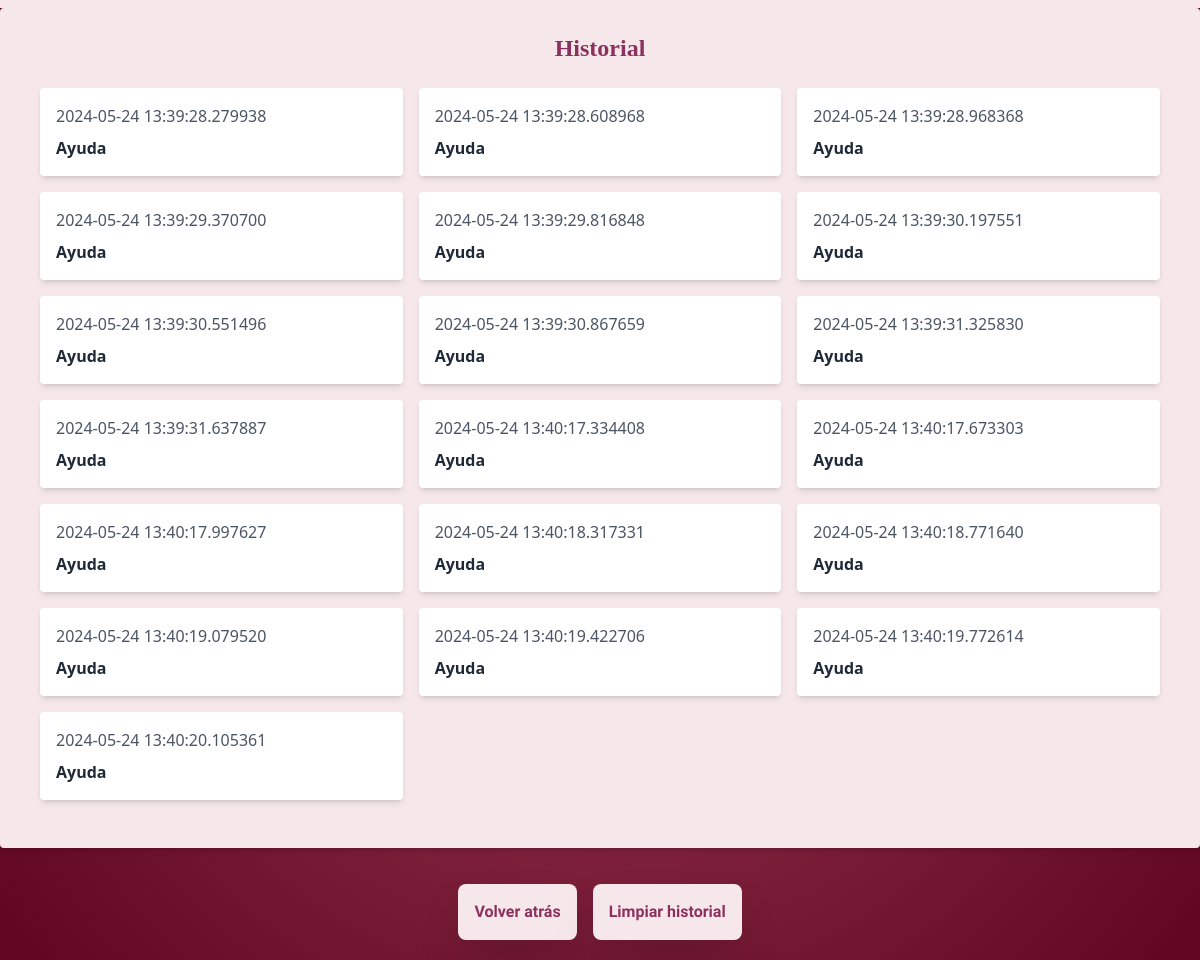
The app's page /historial (signed in) with its own data.
### models.py (models this page shows, shortened)
class HabitosCompletados(db.Model):
    id_habitos_completados = db.Column(db.Integer, primary_key=True)
    id_usuario = db.Column(db.Integer, db.ForeignKey("usuarios.id_usuario"), nullable=False)
    id_habito_personalizado = db.Column(db.Integer, db.ForeignKey("habitos_personalizados.id_habitos_personalizados"), nullable=True)
    fecha_completado = db.Column(db.DateTime, nullable=False, default=datetime.date)

class HabitosPersonalizados(db.Model):
    id_habitos_personalizados = db.Column(db.Integer, primary_key=True)
    habito_nombre = db.Column(db.String, nullable=False)
    id_usuario = db.Column(db.Integer, db.ForeignKey("usuarios.id_usuario"), nullable=False)

### app.py (the view)
@app.route('/historial')
def historial_habitos():
    id_usuario = session.get("id_usuario") # Obtener el ID
    if not id_usuario: # Si no hay un usuario en sesión, redirigir a la página de inicio de sesión
        return redirect(url_for('iniciar_sesion'))
    usuario = Usuarios.query.get(id_usuario) # Obtener los datos del usuario
    habitos_completados = db.session.query(HabitosCompletados, HabitosPersonalizados)\
                        .join(HabitosPersonalizados, HabitosCompletados.id_habito_personalizado == HabitosPersonalizados.id_habitos_personalizados)\
                        .filter(HabitosCompletados.id_usuario == id_usuario).all()
    return render_template("historial.html", usuario=usuario, habitos_completados=habitos_completados)

### templates/historial.html (shortened to what this page needs)
<!DOCTYPE html>
<html lang="es">
<head>
    <script src="https://cdn.tailwindcss.com"></script>
    <link href="https://fonts.cdnfonts.com/css/gorilla" rel="stylesheet">
</head>
<body class="border-t-8 border-[#F6E8EA] flex flex-col items-center justify-center min-h-screen bg-[radial-gradient(circle_at_center,_var(--tw-gradient-stops))] from-[#993A55] to-[#5f051f]">
    <div class="bg-[#F6E8EA] shadow-md rounded px-8 pt-6 pb-8 mb-4">
        <h1 style="font-family:gorilla" class="text-2xl font-bold mb-6 text-center text-[#8c315d]">Historial</h1>
        {% if habitos_completados %}
        <div class="flex flex-wrap justify-start">
            {% for habito_completado, habito_personalizado in habitos_completados %}
            <div class="w-full md:w-1/2 lg:w-1/3 xl:w-1/4 px-2 mb-4">
                <div class="bg-white rounded shadow-md p-4">
                    <p class="text-gray-600 mb-2">{{ habito_completado.fecha_completado }}</p>
                    <p class="text-gray-800 font-bold">{{ habito_personalizado.habito_nombre }}</p>
                </div>
            </div>
            {% endfor %}
        </div>
        {% else %}
        <p class="text-center text-gray-700">No hay hábitos completados aún.</p>
        {% endif %}
    </div>
    <footer class="flex space-x-4 m-5">
        <a href="pagina_principal" style="font-family: Roboto Condensed;" class="text-[#8c315d] p-4 bg-[#F6E8EA] font-bold rounded-lg shadow-2xl hover:bg-[#E3BCC1] hover:scale-110">Volver atrás</a>
        <form action="/borrar_todo_historial" method="post">
            <button type="submit" style="font-family: Roboto Condensed;" class="text-[#8c315d] p-4 bg-[#F6E8EA] font-bold rounded-lg shadow-2xl hover:bg-[#E3BCC1] hover:scale-110">Limpiar historial</button>
        </form>
    </footer>
</body>
</html>

### records on screen
HabitosCompletados: fecha_completado "2024-05-24 13:39:28.279938", habito_nombre "Ayuda"
HabitosCompletados: fecha_completado "2024-05-24 13:39:28.608968", habito_nombre "Ayuda"
HabitosCompletados: fecha_completado "2024-05-24 13:39:28.968368", habito_nombre "Ayuda"
HabitosCompletados: fecha_completado "2024-05-24 13:39:29.370700", habito_nombre "Ayuda"
HabitosCompletados: fecha_completado "2024-05-24 13:39:29.816848", habito_nombre "Ayuda"
HabitosCompletados: fecha_completado "2024-05-24 13:39:30.197551", habito_nombre "Ayuda"
HabitosCompletados: fecha_completado "2024-05-24 13:39:30.551496", habito_nombre "Ayuda"
HabitosCompletados: fecha_completado "2024-05-24 13:39:30.867659", habito_nombre "Ayuda"
HabitosCompletados: fecha_completado "2024-05-24 13:39:31.325830", habito_nombre "Ayuda"
HabitosCompletados: fecha_completado "2024-05-24 13:39:31.637887", habito_nombre "Ayuda"
HabitosCompletados: fecha_completado "2024-05-24 13:40:17.334408", habito_nombre "Ayuda"
HabitosCompletados: fecha_completado "2024-05-24 13:40:17.673303", habito_nombre "Ayuda"
HabitosCompletados: fecha_completado "2024-05-24 13:40:17.997627", habito_nombre "Ayuda"
HabitosCompletados: fecha_completado "2024-05-24 13:40:18.317331", habito_nombre "Ayuda"
HabitosCompletados: fecha_completado "2024-05-24 13:40:18.771640", habito_nombre "Ayuda"
HabitosCompletados: fecha_completado "2024-05-24 13:40:19.079520", habito_nombre "Ayuda"
HabitosCompletados: fecha_completado "2024-05-24 13:40:19.422706", habito_nombre "Ayuda"
HabitosCompletados: fecha_completado "2024-05-24 13:40:19.772614", habito_nombre "Ayuda"
HabitosCompletados: fecha_completado "2024-05-24 13:40:20.105361", habito_nombre "Ayuda"
